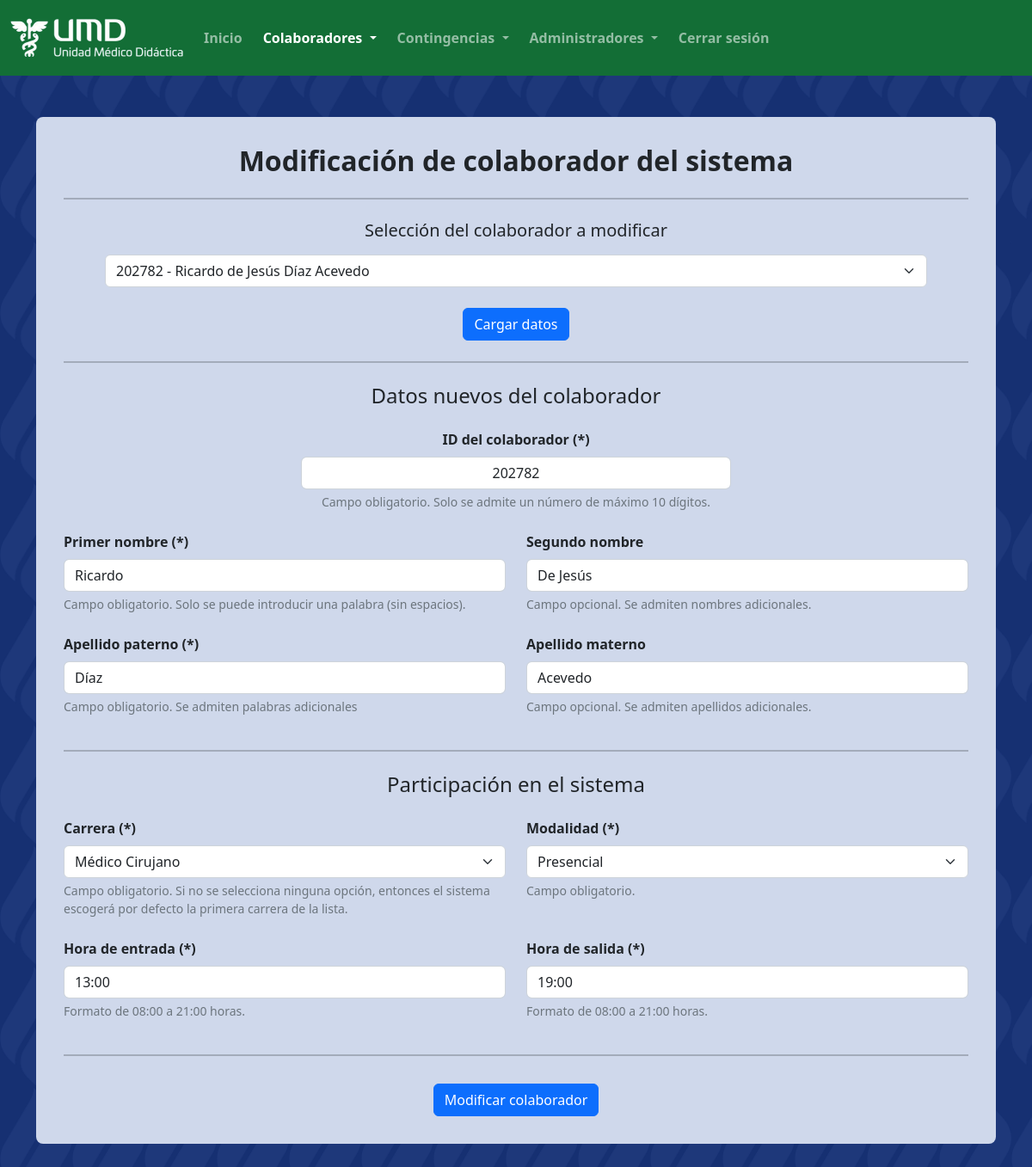
/administrador/modificacion_colaboradores/modificacion_colaborador.php?ID-colaborador=202782 (signed in), run on an earlier commit of the app's database.
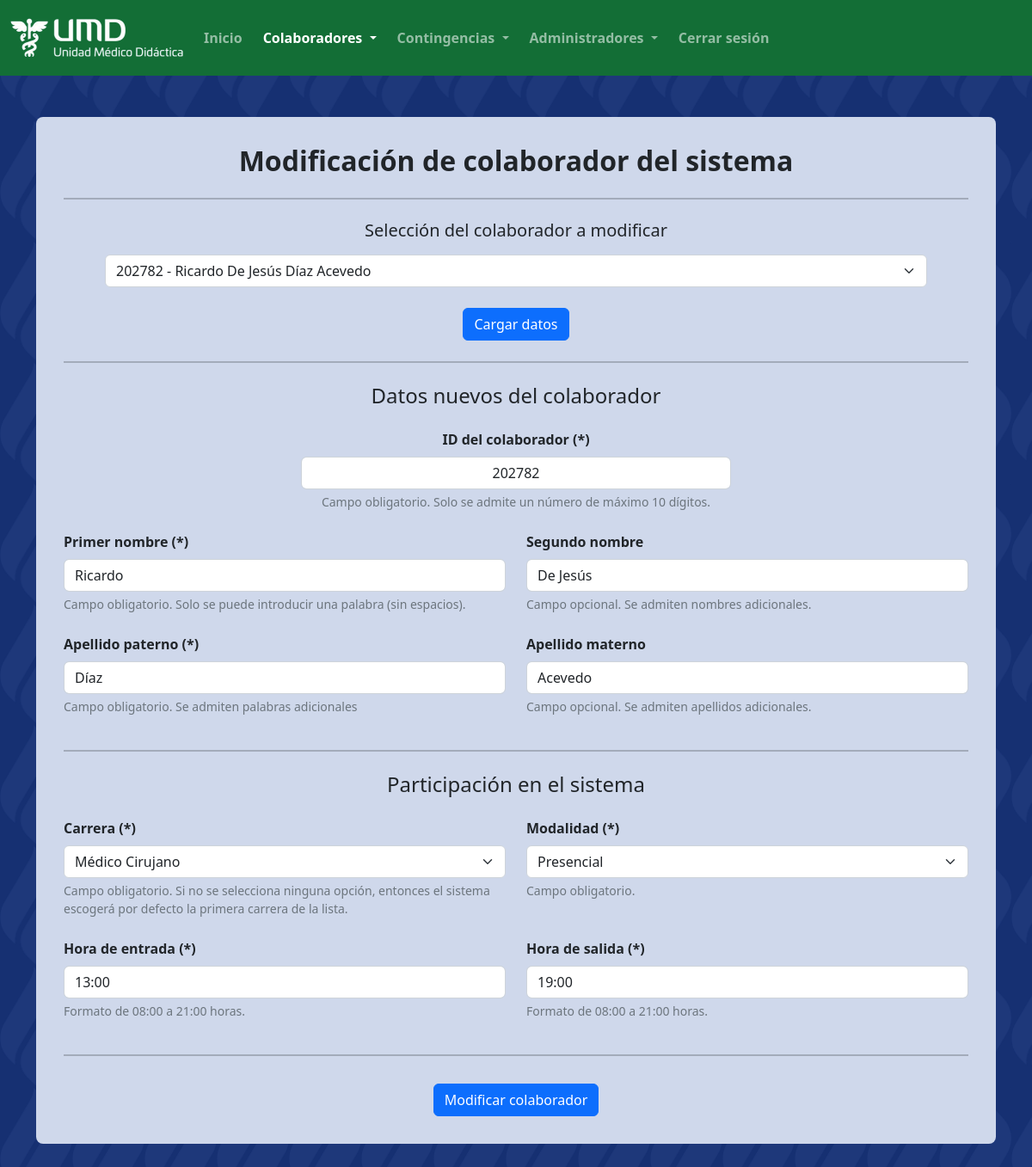
And on a later commit of the database.
### tables this page shows
CREATE TABLE `colaborador` (
  `ID` int(10) UNSIGNED NOT NULL,
  `nombres` varchar(100) NOT NULL,
  `apellido_paterno` varchar(45) NOT NULL,
  `apellido_materno` varchar(45) DEFAULT NULL,
  `numero_retardos` int(11) NOT NULL DEFAULT 0,
  `ID_carrera` int(10) UNSIGNED NOT NULL,
  `ID_modalidad` int(10) UNSIGNED NOT NULL,
  `ID_horario` int(10) UNSIGNED NOT NULL
);

### administrador/modificacion_colaboradores/modificacion_colaborador.php (the view, shortened to what the changed rows need)
<?php
    $conexion_base = new mysqli("localhost", "root", "", "checadorumd");
    $colaboradores = $conexion_base->query("SELECT ID, CONCAT_WS(' ', nombres, apellido_paterno, apellido_materno)
    AS nombre_completo FROM `colaborador`;");
    $carreras = $conexion_base->query("SELECT * FROM carrera;");
    $modalidades = $conexion_base->query("SELECT * FROM modalidad_colaborador;");
?>
<html lang="es" class="d-none invisible">
    <head>
        <link rel="stylesheet" href="../../css/clases_globales.css">
        <link rel="stylesheet" href="../../css/desplazamiento_instantaneo.css">
        <link rel="stylesheet" href="../../css/estilos_administradores.css">
        <link rel="stylesheet" href="https://cdn.jsdelivr.net/npm/bootstrap-icons@1.9.1/font/bootstrap-icons.css">
        <link href="https://cdn.jsdelivr.net/npm/bootstrap@5.2.0/dist/css/bootstrap.min.css" rel="stylesheet">
        <link rel="stylesheet" href="../../css/dselect.min.css">
    </head>
    <body class="fondo-pantone-azul-oscuro">
        <div class="mx-2 mx-md-0">
            <div class="container-xl my-5">
                <div class="jumbotron fondo-pantone-azul-claro">
                    <h1 class="fs-2 fw-semibold text-center">
                        Modificación de colaborador del sistema
                    </h1>
                    <hr class="my-4 border border-1 border-dark">
                    <form method="GET" action="<?=$_SERVER['PHP_SELF']?>" class="mb-0 px-0 px-md-5">
                        <h5 class="text-center mb-3"> Selección del colaborador a modificar </h5>
                        <select class="form-select mb-4" name="ID-colaborador" id="colaboradores" required>
                            <?php
                                if(isset($colaboradores) && $colaboradores->num_rows > 0) {
                                    while($colaborador = $colaboradores->fetch_row()) {
                                        if(@$_GET["ID-colaborador"] == $colaborador[0]) {
                                            echo "<option selected value='" . $colaborador[0] . "'> "
                                            . $colaborador[0] . " - " . $colaborador[1] . " </option> ";
                                        }
                                        else {
                                            echo "<option value='" . $colaborador[0] . "'> "
                                            . $colaborador[0] . " - " . $colaborador[1] . " </option> ";
                                        }
                                    }
                                }
                            ?>
                        </select>
                        <div class="text-center">
                        </div>
                    </form>
                    <?php
                    if(isset($_GET["ID-colaborador"])) {
                        if($usuario = $conexion_base->query("SELECT IF(SUBSTRING(nombres, 1, LOCATE(' ', nombres)) = '',
                        TRIM(SUBSTRING(nombres, LOCATE(' ', nombres) + 1)),
                        TRIM(SUBSTRING(nombres, 1, LOCATE(' ', nombres)))) AS primer_nombre,
                        IF(SUBSTRING(nombres, 1, LOCATE(' ', nombres)) != '',
                        TRIM(SUBSTRING(nombres, LOCATE(' ', nombres) + 1)), '') AS segundo_nombre,
                        colaborador.apellido_paterno, colaborador.apellido_materno,
                        colaborador.ID_carrera, colaborador.ID_modalidad,
                        TIME_FORMAT(horario.hora_inicial, '%H:%i') AS hora_inicial,
                        TIME_FORMAT(horario.hora_final, '%H:%i') AS hora_final
                        FROM colaborador JOIN horario ON colaborador.ID_horario = horario.ID
                        WHERE colaborador.ID = '" . $_GET["ID-colaborador"] . "';")) {
                            if($usuario->num_rows > 0) {
                                $datos_usuario = $usuario->fetch_row();
                                ?>
                                <hr class="my-4 border border-1 border-dark">
                    <form method="POST" action="procesar_modificacion_colaborador.php"
                    class="mb-0" id="modificacion-colaborador">
                        <div class="row mb-2">
                            <div class="col-12 text-center mb-4">
                                <h4 class="mb-0"> Datos nuevos del colaborador </h4>
                            </div>
                            <div class="col-12 mb-4 texto-colaborador">
                                <label for="ID-colaborador" class="form-label fw-semibold"> ID del colaborador (*) </label>
                                <input type="text" class="form-control recuadro-ID" id="ID-colaborador"
                                onchange="verificarColaborador(document.getElementById('ID-colaborador').value, 'ID-colaborador', 2)"
                                autocomplete="OFF" autofocus="ON" required name="ID-colaborador" pattern="[0-9]{1,10}"
                                value="<?=$_GET['ID-colaborador']?>">
                                <div class="form-text"> Campo obligatorio. Solo se admite un número de máximo 10 dígitos. </div>
                            </div>
                            <div class="col-12 col-md-6 mb-4">
                                <label for="primer-nombre" class="form-label fw-semibold"> Primer nombre (*) </label>
                                <input type="text" class="form-control mayusculas-iniciales" id="primer-nombre"
                                autocomplete="OFF" required name="primer-nombre" pattern="^[a-zA-ZÁÉÍÓÚáéíóúñÑ]{1,}$"
                                value="<?=$datos_usuario[0]?>">
                                <div class="form-text"> Campo obligatorio. Solo se puede introducir una palabra (sin espacios). </div>
                            </div>
                            <div class="col-12 col-md-6 mb-4">
                                <label for="segundo-nombre" class="form-label fw-semibold"> Segundo nombre </label>
                                <input type="text" class="form-control mayusculas-iniciales" id="segundo-nombre"
                                autocomplete="OFF" name="segundo-nombre" pattern="^[a-zA-ZÁÉÍÓÚáéíóúñÑ ]{1,}$"
                                value="<?=$datos_usuario[1]?>">
                                <div class="form-text"> Campo opcional. Se admiten nombres adicionales. </div>
                            </div>
                            <div class="col-12 col-md-6 mb-4 mb-md-0">
                                <label for="primer-apellido" class="form-label fw-semibold"> Apellido paterno (*) </label>
                                <input type="text" class="form-control mayusculas-iniciales" id="primer-apellido"
                                autocomplete="OFF" required name="primer-apellido" pattern="^[a-zA-ZÁÉÍÓÚáéíóúñÑ ]{1,}$"
                                value="<?=$datos_usuario[2]?>">
                                <div class="form-text"> Campo obligatorio. Se admiten palabras adicionales</div>
                            </div>
                            <div class="col-12 col-md-6">
                                <label for="segundo-apellido" class="form-label fw-semibold"> Apellido materno </label>
                                <input type="text" class="form-control mayusculas-iniciales" id="segundo-apellido"
                                autocomplete="OFF" name="segundo-apellido" pattern="^[a-zA-ZÁÉÍÓÚáéíóúñÑ ]{1,}$"
                                value="<?=$datos_usuario[3]?>">
                                <div class="form-text"> Campo opcional. Se admiten apellidos adicionales. </div>
                            </div>
                            <div class="col-12 my-4">
                                <hr class="mb-0 border border-1 border-dark">
                            </div>
                            <div class="col-12 text-center mb-4">
                                <h4 class="mb-0"> Participación en el sistema </h4>
                            </div>
                            <div class="col-12 col-md-6 mb-4">
                                <label for="carreras" class="form-label fw-semibold"> Carrera (*) </label>
                                <select class="form-select" name="carrera" id="carreras" required>
                                    <?php
                                        if(isset($carreras) && $carreras->num_rows > 0) {
                                            while($carrera = $carreras->fetch_row()) {
                                                if($carrera[0] == $datos_usuario[4]) {
                                                    echo "<option selected value='" . $carrera[0]. "'> " . $carrera[1] . " </option> ";
                                                }
                                                else {
                                                    echo "<option value='" . $carrera[0]. "'> " . $carrera[1] . " </option> ";
                                                }
                                            }
                                        }
                                    ?>
                                </select>
                                <div class="form-text">
                                    Campo obligatorio. Si no se selecciona ninguna opción, entonces
                                    el sistema escogerá por defecto la primera carrera de la lista.
                                </div>
                            </div>
                            <div class="col-12 col-md-6 mb-4">
                                <label for="modalidades" class="form-label fw-semibold"> Modalidad (*) </label>
                                <select class="form-select" name="modalidad" id="modalidades">
                                    <?php
                                        if(isset($modalidades) && $modalidades->num_rows > 0) {
                                            while($modalidad = $modalidades->fetch_row()) {
                                                if($modalidad[0] == $datos_usuario[5]) {
                                                    echo "<option selected value='" . $modalidad[0]. "'> " . $modalidad[1] . " </option> ";
                                                }
                                                else {
                                                    echo "<option value='" . $modalidad[0]. "'> " . $modalidad[1] . " </option> ";
                                                }
                                            }
                                        }
                                    ?>
                                </select>
                                <div class="form-text">
                                    Campo obligatorio.
                                </div>
                            </div>
                            <div class="col-12 col-md-6 mb-4 mb-md-0">
                                <label for="hora-entrada" class="form-label fw-semibold"> Hora de entrada (*) </label>
                                <input type="text" class="form-control mayusculas-iniciales" id="hora-entrada"
                                autocomplete="OFF" required name="hora-entrada" placeholder="08:00"
                                pattern="^((0[8-9]|1[0-9]|2[0]):[0-5][0-9])|21:00$"
                                value="<?=$datos_usuario[6]?>"
                                oninput="verificarRangosHoras('hora-entrada', 'hora-salida')">
                                <div class="form-text">
                                    Formato de 08:00 a 21:00 horas.
                                </div>
                            </div>
                            <div class="col-12 col-md-6">
                                <label for="hora-salida" class="form-label fw-semibold"> Hora de salida (*) </label>
                                <input type="text" class="form-control mayusculas-iniciales" id="hora-salida"
                                autocomplete="OFF" required name="hora-salida" placeholder="12:00"
                                pattern="^((0[8-9]|1[0-9]|2[0]):[0-5][0-9])|21:00$"
                                value="<?=$datos_usuario[7]?>"
                                oninput="verificarRangosHoras('hora-entrada', 'hora-salida')">
                                <div class="form-text">
                                    Formato de 08:00 a 21:00 horas.
                                </div>
                            </div>
                            <div class="col-12 my-4">
                                <hr class="mb-0 border border-1 border-dark">
                            </div>
                        </div>
                        <div class="text-center">
                            <button class="btn btn-primary">
                                Modificar colaborador
                            </button>
                        </div>
                    </form>
                                <?php
                            }
                        }
                    }
                    ?>
                </div>
            </div>
        </div>
    </body>
</html>

What changed in the data, as far as the page shows it:
changed colaborador "Díaz": colaborador "Ricardo de Jesús Díaz Acevedo" → "Ricardo De Jesús Díaz Acevedo"
Also different on the page:
form field segundo-nombre: "de Jesús" → "De Jesús"
